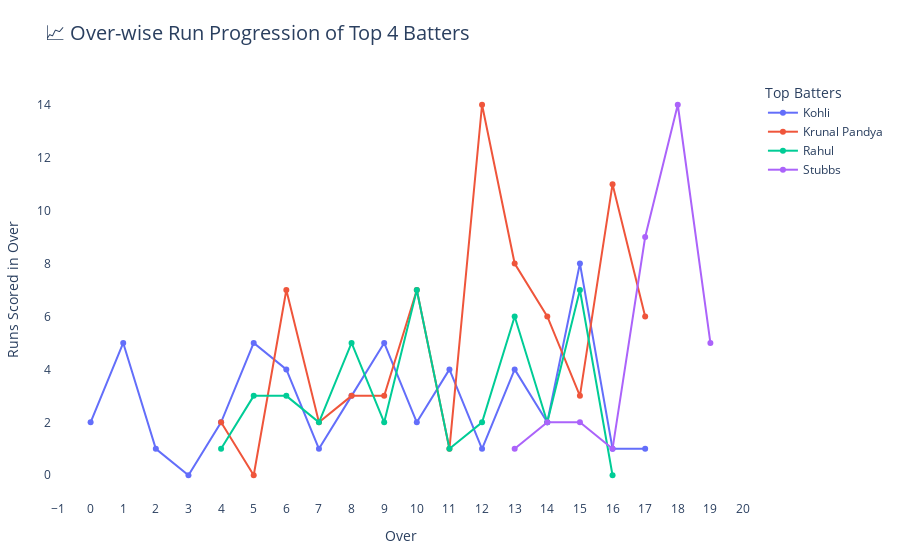

The notebook cell saved with this chart:
### Code cell
batters_progression = df_copy[df_copy['batter'].isin(top_batters)]#isin function to filter out top batsman
#Plotting the batsman's overwise approach 
batters_overwise = (
    batters_progression.groupby(['batter', 'over'])
    .agg(runs_in_over=('runs_of_bat', 'sum'))
    .reset_index()
)

fig = px.line(
    batters_overwise,
    x='over',
    y='runs_in_over',
    color='batter',
    markers=True,
    title='📈 Over-wise Run Progression of Top 4 Batters',
    labels={
        'over': 'Over',
        'runs_in_over': 'Runs in Over',
        'batter': 'Batter'
    },
    hover_data={
        'over': True,
        'runs_in_over': True,
        'batter': True
    }
)

fig.update_layout(
    xaxis=dict(tickmode='linear'),
    yaxis_title='Runs Scored in Over',
    legend_title='Top Batters',
    title_font_size=20,
    plot_bgcolor='rgba(0,0,0,0)',
    paper_bgcolor='white',
    margin=dict(l=40, r=40, t=80, b=60),
    hovermode='x unified'
)

fig.show()

### Figure 1 — Plotly figure (JSON) as saved in the notebook; plotly's stock layout.template omitted (floating-point values rounded to 4 significant figures)
{"data": [{"customdata": [["Kohli"], ["Kohli"], ["Kohli"], ["Kohli"], ["Kohli"], ["Kohli"], ["Kohli"], ["Kohli"], ["Kohli"], ["Kohli"], ["Kohli"], ["Kohli"], ["Kohli"], ["Kohli"], ["Kohli"], ["Kohli"], ["Kohli"], ["Kohli"]], "hovertemplate": "Batter=%{customdata[0]}<br>Over=%{x}<br>Runs in Over=%{y}<extra></extra>", "legendgroup": "Kohli", "line": {"color": "#636efa", "dash": "solid"}, "marker": {"symbol": "circle"}, "mode": "lines+markers", "name": "Kohli", "orientation": "v", "showlegend": true, "type": "scatter", "x": [0, 1, 2, 3, 4, 5, 6, 7, 8, 9, 10, 11, 12, 13, 14, 15, 16, 17], "xaxis": "x", "y": [2, 5, 1, 0, 2, 5, 4, 1, 3, 5, 2, 4, 1, 4, 2, 8, 1, 1], "yaxis": "y"}, {"customdata": [["Krunal Pandya"], ["Krunal Pandya"], ["Krunal Pandya"], ["Krunal Pandya"], ["Krunal Pandya"], ["Krunal Pandya"], ["Krunal Pandya"], ["Krunal Pandya"], ["Krunal Pandya"], ["Krunal Pandya"], ["Krunal Pandya"], ["Krunal Pandya"], ["Krunal Pandya"], ["Krunal Pandya"]], "hovertemplate": "Batter=%{customdata[0]}<br>Over=%{x}<br>Runs in Over=%{y}<extra></extra>", "legendgroup": "Krunal Pandya", "line": {"color": "#EF553B", "dash": "solid"}, "marker": {"symbol": "circle"}, "mode": "lines+markers", "name": "Krunal Pandya", "orientation": "v", "showlegend": true, "type": "scatter", "x": [4, 5, 6, 7, 8, 9, 10, 11, 12, 13, 14, 15, 16, 17], "xaxis": "x", "y": [2, 0, 7, 2, 3, 3, 7, 1, 14, 8, 6, 3, 11, 6], "yaxis": "y"}, {"customdata": [["Rahul"], ["Rahul"], ["Rahul"], ["Rahul"], ["Rahul"], ["Rahul"], ["Rahul"], ["Rahul"], ["Rahul"], ["Rahul"], ["Rahul"], ["Rahul"], ["Rahul"]], "hovertemplate": "Batter=%{customdata[0]}<br>Over=%{x}<br>Runs in Over=%{y}<extra></extra>", "legendgroup": "Rahul", "line": {"color": "#00cc96", "dash": "solid"}, "marker": {"symbol": "circle"}, "mode": "lines+markers", "name": "Rahul", "orientation": "v", "showlegend": true, "type": "scatter", "x": [4, 5, 6, 7, 8, 9, 10, 11, 12, 13, 14, 15, 16], "xaxis": "x", "y": [1, 3, 3, 2, 5, 2, 7, 1, 2, 6, 2, 7, 0], "yaxis": "y"}, {"customdata": [["Stubbs"], ["Stubbs"], ["Stubbs"], ["Stubbs"], ["Stubbs"], ["Stubbs"], ["Stubbs"]], "hovertemplate": "Batter=%{customdata[0]}<br>Over=%{x}<br>Runs in Over=%{y}<extra></extra>", "legendgroup": "Stubbs", "line": {"color": "#ab63fa", "dash": "solid"}, "marker": {"symbol": "circle"}, "mode": "lines+markers", "name": "Stubbs", "orientation": "v", "showlegend": true, "type": "scatter", "x": [13, 14, 15, 16, 17, 18, 19], "xaxis": "x", "y": [1, 2, 2, 1, 9, 14, 5], "yaxis": "y"}], "layout": {"autosize": true, "hovermode": "x unified", "legend": {"title": {"text": "Top Batters"}, "tracegroupgap": 0}, "margin": {"b": 60, "l": 40, "r": 40, "t": 80}, "paper_bgcolor": "white", "plot_bgcolor": "rgba(0, 0, 0, 0)", "title": {"font": {"size": 20}, "text": "📈 Over-wise Run Progression of Top 4 Batters"}, "xaxis": {"anchor": "y", "autorange": true, "domain": [0, 1], "range": [-1.225, 20.23], "tickmode": "linear", "title": {"text": "Over"}, "type": "linear"}, "yaxis": {"anchor": "x", "autorange": true, "domain": [0, 1], "range": [-1.084, 15.08], "title": {"text": "Runs Scored in Over"}, "type": "linear"}}}
